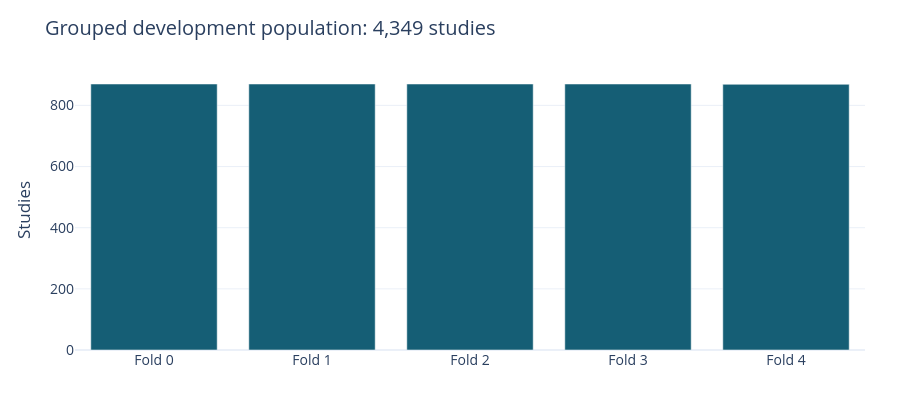

The notebook cell this image was saved under:
### Markdown cell above
## Validation population
The published fold counts sum to 4,349 development studies, with **59 scanner groups and zero cross-fold scanner overlap**. This is a count consistency check, not an independent reconstruction of private split membership. The 58 fully labeled audit rows have historical selection exposure; they are not an untouched confirmation cohort.

### Code cell
labels = ["Fold 0", "Fold 1", "Fold 2", "Fold 3", "Fold 4"]
values = evidence["folds"]
fig = go.Figure(go.Bar(x=labels, y=values, marker_color="#155e75"))
fig.update_layout(title="Grouped development population: 4,349 studies", yaxis_title="Studies")
static, ax = plt.subplots(figsize=(10, 4))
ax.bar(labels, values, color="#155e75")
ax.set(ylabel="Studies", title="Grouped development population: 4,349 studies")
for i, value in enumerate(values):
    ax.text(i, value + 8, str(value), ha="center")
ax.set_ylim(0, 1000)
display_chart(fig, static)

### Figure 1 — Plotly figure (JSON) as saved in the notebook; plotly's stock layout.template omitted (floating-point values rounded to 4 significant figures)
{"data": [{"marker": {"color": "#155e75"}, "type": "bar", "x": ["Fold 0", "Fold 1", "Fold 2", "Fold 3", "Fold 4"], "y": [870, 870, 870, 870, 869]}], "layout": {"font": {"size": 14}, "height": 420, "margin": {"b": 70, "l": 75, "r": 35, "t": 70}, "title": {"text": "Grouped development population: 4,349 studies"}, "width": 900, "yaxis": {"title": {"text": "Studies"}}}}
